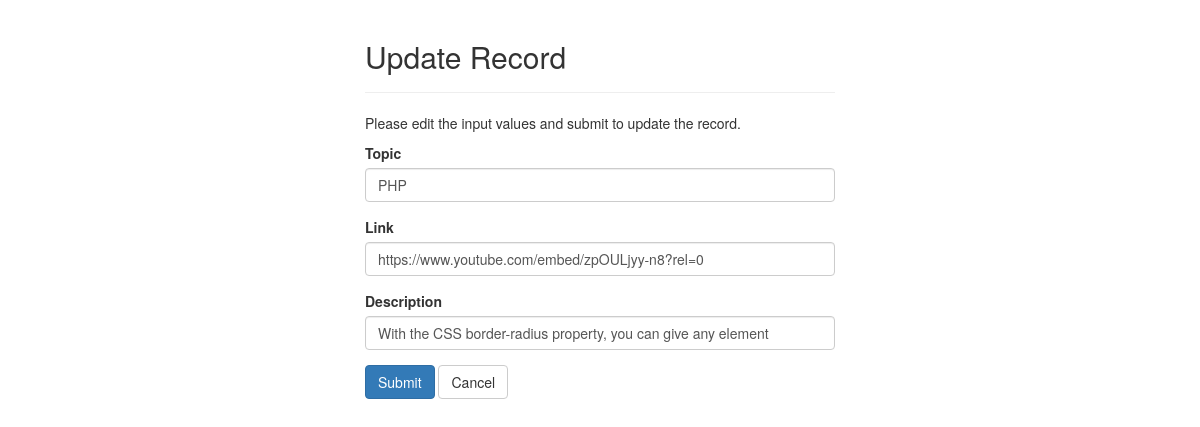
The app's page /tutorial_update.php?id=8 with its own data.
### tables this page shows
CREATE TABLE IF NOT EXISTS `tutorials` (
  `id` int(255) NOT NULL AUTO_INCREMENT,
  `topic` varchar(255) NOT NULL,
  `link` varchar(255) NOT NULL,
  `description` varchar(255) NOT NULL,
  PRIMARY KEY (`id`)
);

### tutorial_update.php (the view, shortened to what this page needs)
<?php
$conn=mysqli_connect("localhost","root","","codelabdb");
$topic = $link = $description = "";
$topic_err = $link_err = $description_err = "";
if(isset($_POST["id"]) && !empty($_POST["id"])){
    $id = $_POST["id"];
    $input_topic = trim($_POST["topic"]);
    if(empty($input_topic)){
        $topic_err = "Please enter a topic.";
    }
    else{
        $topic = $input_topic;
    }
    $input_link = trim($_POST["link"]);
    if(empty($input_link)){
        $link_err = "Insert Link.";
    } else{
        $link = $input_link;
    }
    $input_description = trim($_POST["description"]);
    if(empty($input_description)){
        $description_err = "Please enter description.";
    }
     else{
        $description = $input_description;
    }
    if(empty($topic_err) && empty($link_err) && empty($description_err)){
        $sql = "UPDATE tutorials SET topic=?, link=?, description=? WHERE id=?";
        if($stmt = mysqli_prepare($conn, $sql)){
            mysqli_stmt_bind_param($stmt, "sssi", $param_topic, $param_link, $param_description, $param_id);
            $param_topic = $topic;
            $param_link = $link;
            $param_description = $description;
            $param_id = $id;
            if(mysqli_stmt_execute($stmt)){
                header("location: tutorial_crud.php");
                exit();
            } else{
                echo "Something went wrong. Please try again later.";
            }
        }
        mysqli_stmt_close($stmt);
    }
    mysqli_close($conn);
} else{
    if(isset($_GET["id"]) && !empty(trim($_GET["id"]))){
        $sql = "SELECT * FROM tutorials WHERE id = ?";
        if($stmt = mysqli_prepare($conn, $sql)){
            mysqli_stmt_bind_param($stmt, "i", $param_id);
            if(mysqli_stmt_execute($stmt)){
                $result = mysqli_stmt_get_result($stmt);
                if(mysqli_num_rows($result) == 1){
                    $row = mysqli_fetch_array($result, MYSQLI_ASSOC);
                    $topic = $row["topic"];
                    $link = $row["link"];
                    $description = $row["description"];
                } else{
                    header("location: error.php");
                    exit();
                }
            } else{
                echo "Oops! Something went wrong. Please try again later.";
            }
        }
    }  else{
        header("location: error.php");
        exit();
    }
}
?>
<!DOCTYPE html>
<html lang="en">
<head>
    <link rel="stylesheet" href="https://maxcdn.bootstrapcdn.com/bootstrap/3.3.7/css/bootstrap.css">
</head>
<body>
    <div class="wrapper">
        <div class="container-fluid">
            <div class="row">
                <div class="col-md-12">
                    <div class="page-header">
                        <h2>Update Record</h2>
                    </div>
                    <p>Please edit the input values and submit to update the record.</p>
                    <form action="<?php echo htmlspecialchars(basename($_SERVER['REQUEST_URI'])); ?>" method="post">
                        <div class="form-group <?php echo (!empty($topic_err)) ? 'has-error' : ''; ?>">
                            <label>Topic</label>
                            <input type="text" name="topic" class="form-control" value="<?php echo $topic; ?>">
                        </div>
                        <div class="form-group <?php echo (!empty($link_err)) ? 'has-error' : ''; ?>">
                            <label>Link</label>
                            <input type="link" name="link" class="form-control" value="<?php echo $link; ?>">
                        </div>
                        <div class="form-group <?php echo (!empty($description_err)) ? 'has-error' : ''; ?>">
                            <label>Description</label>
                            <input type="text"  name="description" class="form-control" maxlength="145" value="<?php echo $description; ?>">
                        </div>
                        <input type="submit" class="btn btn-primary" value="Submit">
                        <a href="tutorial_crud.php" class="btn btn-default">Cancel</a>
                    </form>
                </div>
            </div>
        </div>
    </div>
</body>
</html>

### tutorial_update.php (style rules this page uses)
.wrapper { width: 500px; margin: 0 auto; }

### records on screen
tutorials: topic "PHP", link "https://www.youtube.com/embed/zpOULjyy-n8?rel=0", description "With the CSS border-radius property, you can give any element"
